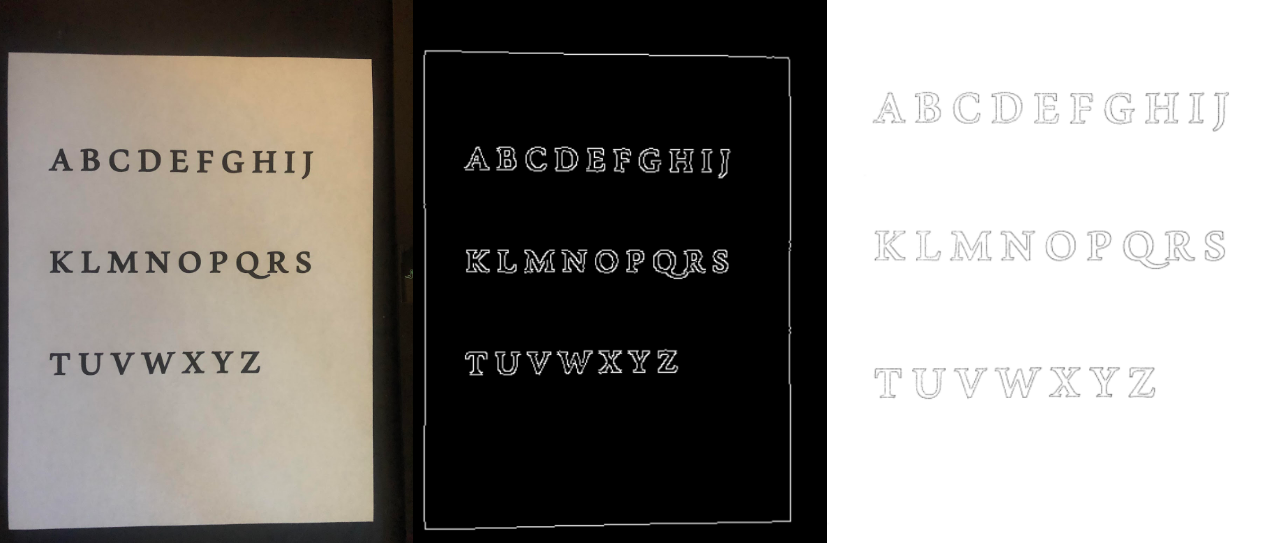
#> input picture example1.PNG, 1281 x 543 px
$ python DocuScan.py --image example1.PNG
#> lines starting #> are read from the running program, lines starting #| are printed output that depends on the picture; after the words box and inside, x2 and y2 are one past the last pixel; in counts of white or black regions, pixels touching at a corner belong together
from skimage.filters import threshold_local
import numpy as np
import argparse
import cv2
import imutils


def order_points(pts):
	rect = np.zeros((4,2), dtype = "float32")
	s = pts.sum(axis = 1)
	rect[0] = pts[np.argmin(s)]
	rect[2] = pts[np.argmax(s)]
	diff = np.diff(pts, axis =1)
	rect[1] = pts[np.argmin(diff)]
	rect[3] = pts[np.argmax(diff)]
	return rect

def four_point_transform(image, pts):
	rect = order_points(pts)
	(tl, tr, br, bl) = rect

	widthA = np.sqrt(((br[0] - bl[0]) ** 2) + ((br[1] - bl[1]) ** 2))
	widthB = np.sqrt(((tr[0] - tl[0]) ** 2) + ((tr[1] - tl[1]) ** 2))
	maxWidth = max(int(widthA), int(widthB))

	heightA = np.sqrt(((tr[0] - br[0]) ** 2) + ((tr[1] - br[1]) ** 2))
	heightB = np.sqrt(((tl[0] - bl[0]) ** 2) + ((tl[1] - bl[1]) ** 2))
	maxHeight = max(int(heightA), int(heightB))

	dst = np.array([
		[0, 0],
		[maxWidth - 1, 0],
		[maxWidth - 1, maxHeight - 1],
		[0, maxHeight - 1]], dtype = "float32")

	M = cv2.getPerspectiveTransform(rect, dst)
	warped = cv2.warpPerspective(image, M, (maxWidth, maxHeight))

	return warped


arguementparse = argparse.ArgumentParser()
arguementparse.add_argument("-i","--image", required = True, help = "Path to the image to be scanned")
args = vars(arguementparse.parse_args())

image = cv2.imread(args["image"])
#> image is the input picture: shape (543, 1281, 3); mean B, G, R 131, 134.8, 138
ratio = image.shape[0] / 500.0
#> ratio = 1.09
orig = image.copy()
image = imutils.resize(image, height = 500)
#> image: shape (500, 1179, 3)

gray = cv2.cvtColor(image, cv2.COLOR_BGR2GRAY)
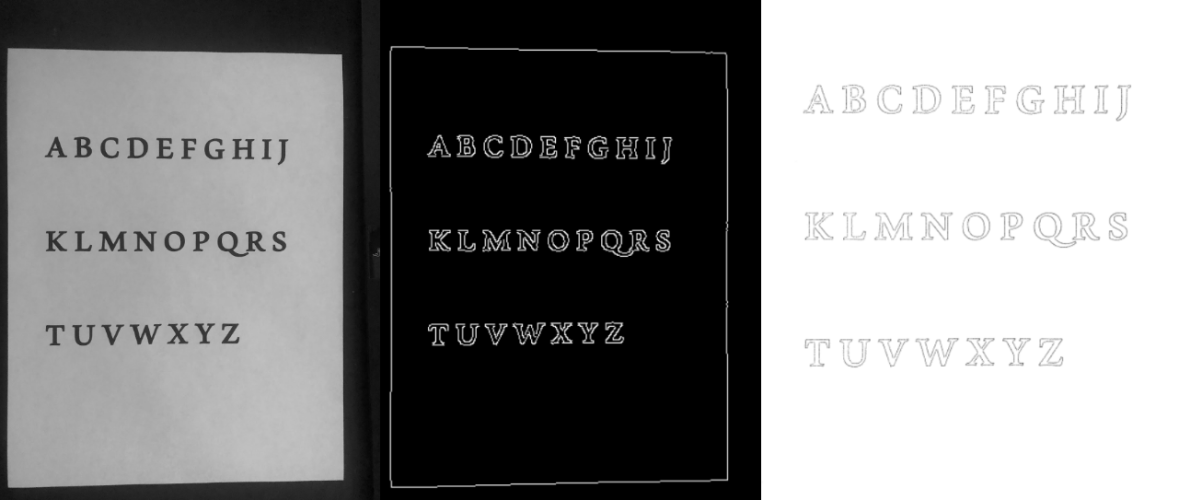
#> gray: shape (500, 1179); min 0, max 255, mean 135.3
gray = cv2.GaussianBlur(gray, (5, 5), 0)
edged = cv2.Canny(gray, 75, 200)
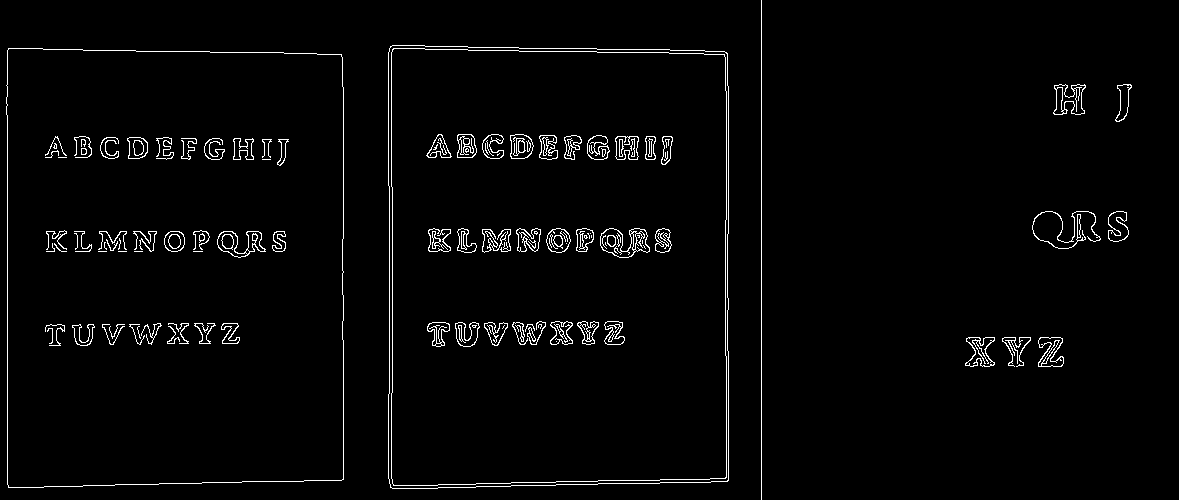
#> edged: shape (500, 1179); 2.4% white in thin lines or dots

print("Edge Detected Image")
cv2.imshow("Image", image)
cv2.imshow("Edged", edged)
cv2.waitKey(0)
#cv2.destroyAllWindows()

conts =  cv2.findContours(edged.copy(), cv2.RETR_LIST, cv2.CHAIN_APPROX_SIMPLE)
#> conts = 233 contours, 97 with area under 20; largest, box (x1, y1, x2, y2) and area: (388, 45, 729, 489) 148106, (388, 45, 729, 489) 148102, (6, 48, 344, 488) 145164, (6, 48, 344, 488) 145162, (391, 48, 727, 486) 143888
conts = imutils.grab_contours(conts)
conts = sorted(conts, key = cv2.contourArea, reverse = True)[:5]
#> conts = 5 contours; box (x1, y1, x2, y2) and area: (388, 45, 729, 489) 148106, (388, 45, 729, 489) 148102, (6, 48, 344, 488) 145164, (6, 48, 344, 488) 145162, (391, 48, 727, 486) 143888

for c in conts:
	peri = cv2.arcLength(c, True)
	approx = cv2.approxPolyDP(c, 0.02 * peri, True)
	if len(approx) == 4:
		screnCnt = approx
		break
#> this loop made 1 pass
#> (peri, screnCnt) on pass 1: (1555, [[390, 46], [390, 487], [727, 481], [727, 53]])
print("Contours of Image")
cv2.drawContours(image, [screnCnt], -1, (0, 255, 0), 2)
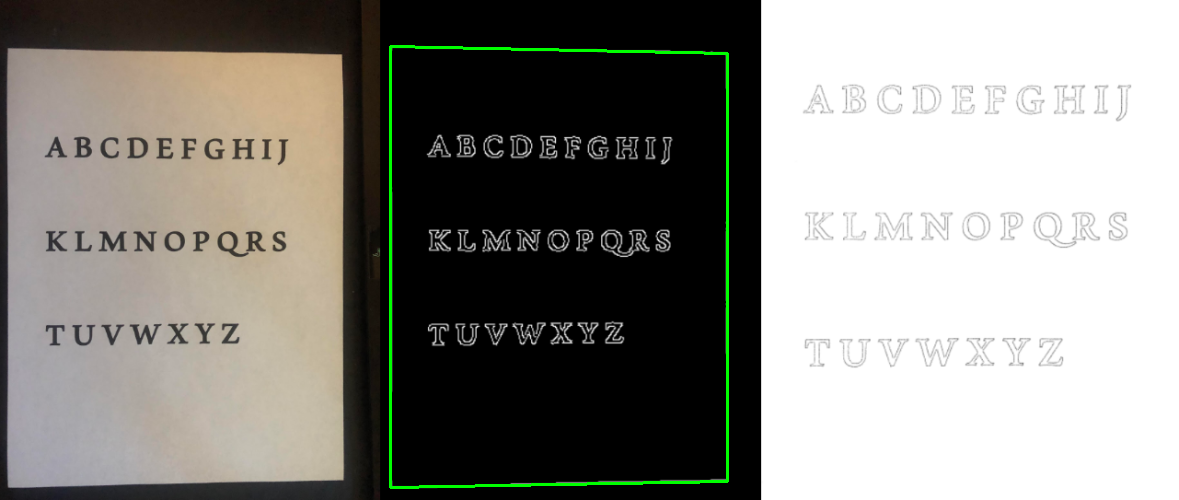
#> image: shape (500, 1179, 3); mean B, G, R 130.4, 136.2, 137.4
cv2.waitKey(0)
#cv2.destroyAllWindows

warp = four_point_transform(orig, screnCnt.reshape(4, 2) * ratio)
#> in order_points, `s = pts.sum(axis = 1)`: s = [473.5, 952.4, 1311.9, 847.1]
#> in order_points, `diff = np.diff(pts, axis =1)`: diff = [-373.6, 105.3, -267.2, -732]
#> in four_point_transform, `rect = order_points(pts)`: rect = [[423.5, 49.96], [789.5, 57.56], [789.5, 522.4], [423.5, 528.9]]
#> in four_point_transform, `(tl, tr, br, bl) = rect`: tl = [423.5, 49.96]; tr = [789.5, 57.56]; br = [789.5, 522.4]; bl = [423.5, 528.9]
#> in four_point_transform, `widthA = np.sqrt(((br[0] - bl[0]) ** 2) + ((br[1] - bl[1]) ** 2))`: widthA = 366
#> in four_point_transform, `widthB = np.sqrt(((tr[0] - tl[0]) ** 2) + ((tr[1] - tl[1]) ** 2))`: widthB = 366.1
#> in four_point_transform, `maxWidth = max(int(widthA), int(widthB))`: maxWidth = 366
#> in four_point_transform, `heightA = np.sqrt(((tr[0] - br[0]) ** 2) + ((tr[1] - br[1]) ** 2))`: heightA = 464.8
#> in four_point_transform, `heightB = np.sqrt(((tl[0] - bl[0]) ** 2) + ((tl[1] - bl[1]) ** 2))`: heightB = 478.9
#> in four_point_transform, `maxHeight = max(int(heightA), int(heightB))`: maxHeight = 478
#> in four_point_transform, `dst = np.array([ [0, 0], [maxWidth - 1, 0], [maxWidth - 1, maxHeight -..`: dst = [[0, 0], [365, 0], [365, 477], [0, 477]]
#> in four_point_transform, `M = cv2.getPerspectiveTransform(rect, dst)`: M = [[0.936, -1.75e-17, -396.4], [-0.02, 0.963, -39.64], [-7.79e-05, -1.34e-20, 1]]
#> in four_point_transform, `warped = cv2.warpPerspective(image, M, (maxWidth, maxHeight))`:
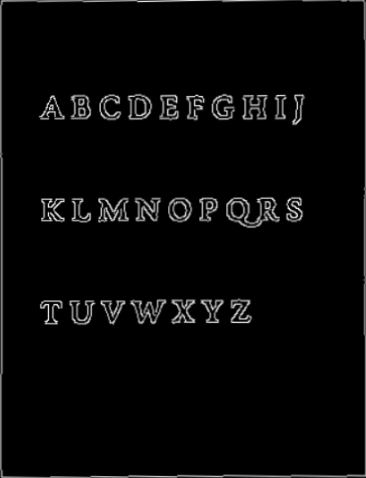
#> warped: shape (478, 366, 3); min 0, max 236, mean 7.5
warp = cv2.cvtColor(warp, cv2.COLOR_BGR2GRAY)
T = threshold_local(warp, 11, offset = 10, method = "gaussian")
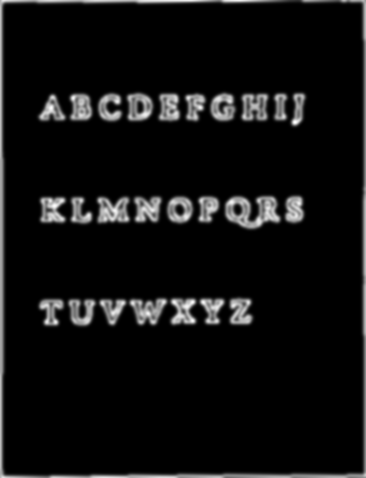
#> T: shape (478, 366) float64; min -10, max 107.7, mean -2.5; drawn with min black and max white
warp = (warp > T).astype("uint8") * 255
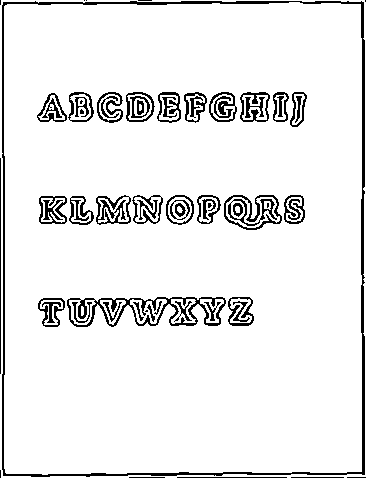
#> warp: shape (478, 366); 92% white; black in thin lines or dots

print("Transformed Image")
cv2.imshow("Original", imutils.resize(orig, height = 650))
cv2.imshow("scanned", imutils.resize(warp, height = 650))
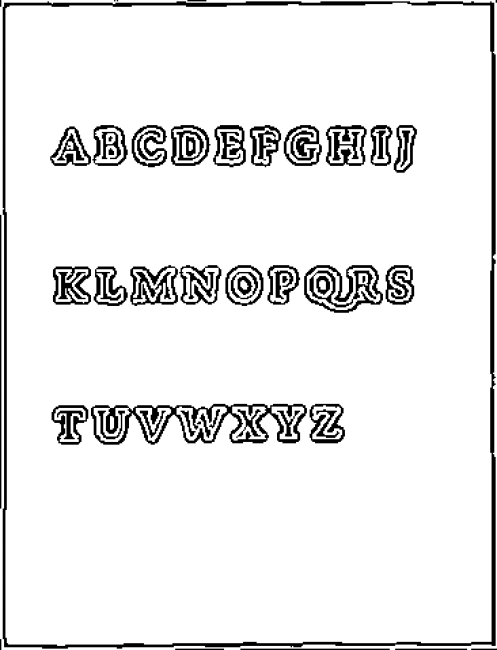
#> window 'scanned': shape (650, 497); min 0, max 255, mean 234.6
cv2.waitKey(0)
